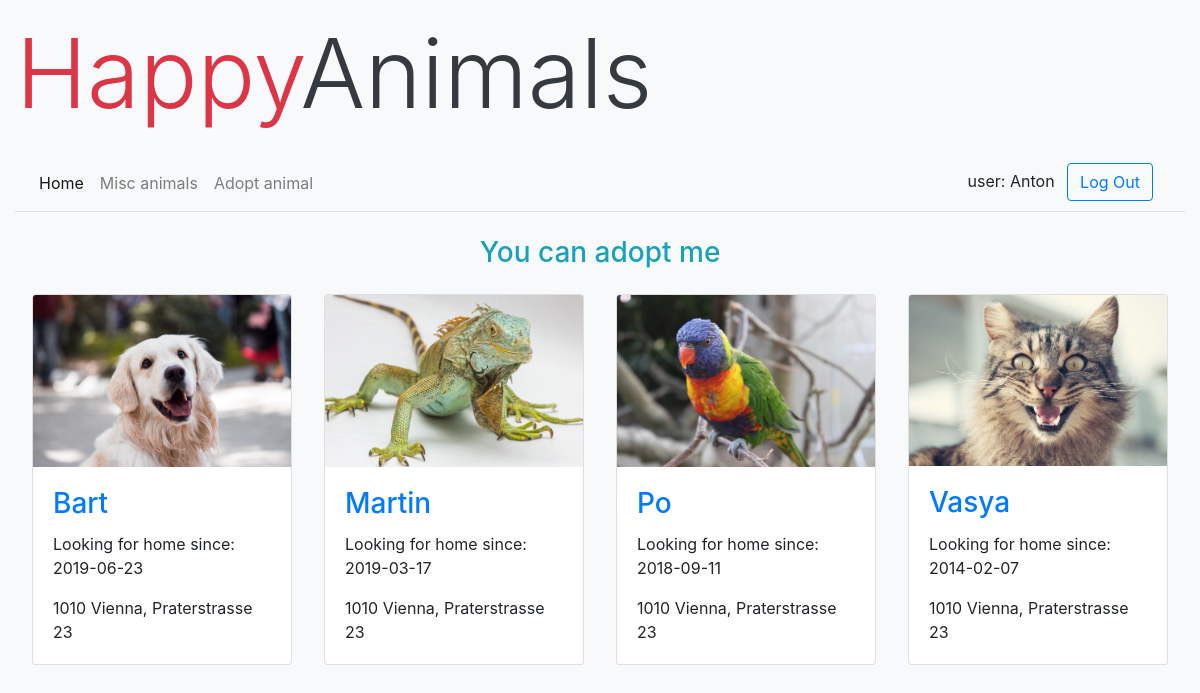
/senior.php (signed in), run on the app's committed database.
### tables this page shows
CREATE TABLE `animals` (
  `animId` int(11) NOT NULL,
  `name` varchar(63) NOT NULL,
  `img` varchar(255) DEFAULT NULL,
  `descr` varchar(255) DEFAULT NULL,
  `type` enum('sm','lg','sen') DEFAULT 'sm',
  `website` varchar(255) DEFAULT NULL,
  `hobbies` varchar(255) DEFAULT NULL,
  `ad_date` date DEFAULT NULL,
  `loca` int(11) NOT NULL DEFAULT 1
);

CREATE TABLE `location` (
  `locId` int(11) NOT NULL,
  `zip` int(11) NOT NULL DEFAULT 1010,
  `city` varchar(127) NOT NULL DEFAULT 'Vienna',
  `address` varchar(255) DEFAULT NULL,
  `loc_x` double(11,7) DEFAULT 48.2205998,
  `loc_y` double(11,7) DEFAULT 16.2399769
);

### classes.php (the view, shortened to what this page needs)
<?php
class Animal
{
    protected $animId;
    protected $name;
    protected $img;
    protected $website;
    protected $hobbies;
    protected $adDate;
    protected $zip;
    protected $city;
    protected $address;
    protected $type;
    public function __construct($animId,$name,$img,$descr,$website,$hobbies,$adDate,$zip,$city,$address,$loc_x,$loc_y,$type)
    {
        $this->animId = $animId;
        $this->name = $name;
        $this->img = $img;
        $this->website = $website;
        $this->hobbies = $hobbies;
        $this->adDate = $adDate;
        $this->zip = $zip;
        $this->city = $city;
        $this->address = $address;
        $this->type = $type;
    }
    public function printCards()
    {
        if ($this->type == 'sm') {
            $extra = '<a class="" href="#">'.$this->website.'</a>';
        } else if ($this->type == 'lg'){
            $extra = '<p class="card-text">Hobbies: '.$this->hobbies.'</p>';
        } else if ($this->type == 'sen') {
            $extra = '<p class="card-text">Looking for home since: '.$this->adDate.'</p>';
        }
        $addr = $this->zip.' '.$this->city.', '.$this->address;
        return '<div class="col-3 p-3">
	    			<div class="card">
		    			<img class="card-img-top img-fluid" src="'.$this->img.'" alt="Card image">
		    			<div class="card-body">
		    				<a href="index.php?itm='.$this->animId.'" class="stretched-link">
                                <h3 class="card-title">'.$this->name.'</h3>
                            </a>
                            '.$extra.'
		    				<p class="card-text">'.$addr.'</p>
		    			</div>
	    			</div>
    			</div>';
    }
}
?>

### senior.php (shortened to what this page needs)
<?php
require_once 'dbconnect.php';
require_once 'classes.php';
$list = array();
$queryList = mysqli_query($conn,"SELECT * FROM animals
        JOIN location ON animals.loca = location.locId
        WHERE animals.type='sen'");
if($queryList->num_rows > 0){
    $rows = $queryList->fetch_all(MYSQLI_ASSOC);
    foreach ($rows as $value){
        array_push($list,new Animal ($value['animId'],$value['name'],$value['img'],$value['descr'],$value['website'],$value['hobbies'],$value['ad_date'],$value['zip'],$value['city'],$value['address'],$value['loc_x'],$value['loc_y'],$value['type']) );
    }
} else {
    $_SESSION['queryMsg'] = "We could not find anything, sorry :(";
}
?>
<!DOCTYPE html>
<html lang="en">
<head>
	<link rel ="stylesheet" href="https://stackpath.bootstrapcdn.com/bootstrap/4.3.1/css/bootstrap.min.css">
</head>
<body class="bg-light">
	<div class="container-fluid">
		<div class="row p-3">
			<h1 class="display-1 w-100 text-left text-dark"><span class="text-danger">Happy</span>Animals</h1>
		</div>
		<nav class="navbar navbar-expand-sm bg-light navbar-light sticky-top border-bottom">
			<ul class="navbar-nav w-100">
				<li class="nav-item active">
    				<a  class="nav-link" href="index.php">Home</a>
    			</li>
    			<li class="nav-item">
    				<a class="nav-link" href="general.php">Misc animals</a>
    			</li>
    			<li class="nav-item">
    				<a class="nav-link" href="senior.php">Adopt animal</a>
    			</li>
                <li class="nav-item ml-auto mr-3">
                    <span class="mx-2"><?php if(isset($_SESSION['user'])){echo 'user: '.$_SESSION['userName'];} ?></span>
                    <?php if (isset($_SESSION['entr']) == 'logout') {
                    	echo '<a class="btn btn-outline-primary" href="login.php?logout">Log Out</a>';
                    } else{
                    	echo '<a class="btn btn-outline-primary" href="login.php">Log In</a>';
                    }?>
                </li>
    		</ul>
    	</nav>
		<div class="row p-3">
    		<?php
            if (count($list)!=0) {
                echo '<h3 class="w-100 text-center text-info">You can adopt me</h3>';
                foreach ($list as $value) {
                    $res=$value->printCards();
                    echo $res;
                }
            }
            ?>
    	</div>
	</div>
</body>
</html>

### data on the page
animals: img (picture), name "Bart", ad_date "2019-06-23", loca.address "1010 Vienna, Praterstrasse 23"
animals: img (picture), name "Martin", ad_date "2019-03-17", loca.address "1010 Vienna, Praterstrasse 23"
animals: img (picture), name "Po", ad_date "2018-09-11", loca.address "1010 Vienna, Praterstrasse 23"
animals: img (picture), name "Vasya", ad_date "2014-02-07", loca.address "1010 Vienna, Praterstrasse 23"

### other printed values
$_SESSION['userName'] "Anton"
